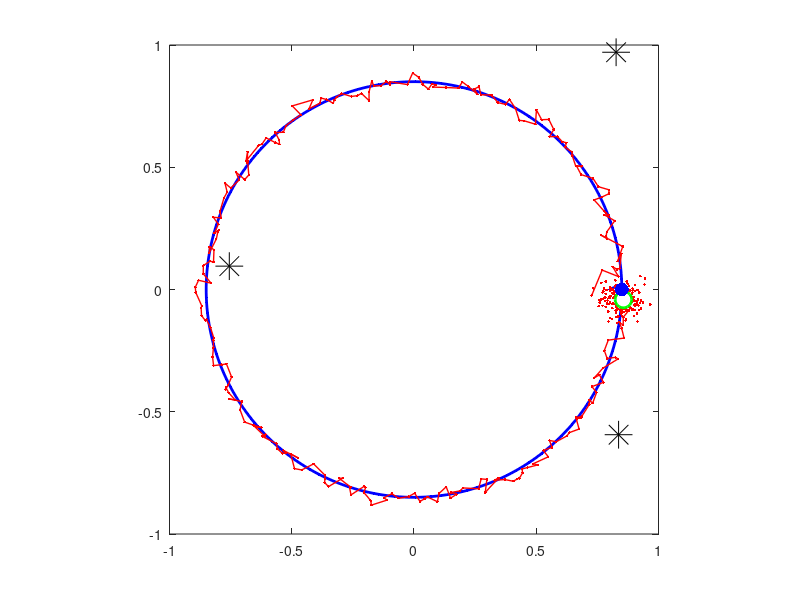

The MATLAB script that drew this image:
function pfLandmarks

% PRELIMINARIES
% Clear the display.
clear;
clc;
% Increase this for slower animation.
ptime=0.05;

% PARAMETERS
% Mean and variance of initial state.
muX = zeros(2,1);
varX = 1e-0*eye(2);
% Mean and variance of process noise.
muV = zeros(2,1);
varV = 1e-3*eye(2);
% Mean and variance of measurement noise.
muW = 0.001;
varW = 1e-3;
% Number of time steps.
T = 250;
% Sample the initial state (normally distributed).
x(:,1) = [0.8;0];
% Number and location of the landmarks.
nLandmarks = 3;
xLandmarks = -1+2*rand(2,nLandmarks);

% SET UP PARTICLE FILTER
% Set the number of particles.
nPart = 500;
% Sample the particles from the prior (initial) distribution.
xPart = repmat(muX,1,nPart)+(sqrt(varX)*randn(2,nPart));
xPartMean = sum(xPart,2)/nPart;


%%%%%%%%%%%%%%%%%%%%%%%%%%%%%%%%%%%%
% SET UP THE PLOTS
figure(1);
clf;
axis equal;
axis([-1 1 -1 1]);
box on;
hold on;
rTrueLine = line(x(1),x(2));
set(rTrueLine,'linestyle','-','color','b','linewidth',2);
rPartMeanLine = line(xPartMean(1),xPartMean(2));
set(rPartMeanLine,'linestyle','-','color','r','linewidth',1);
hLandmarks = line(xLandmarks(1,:),xLandmarks(2,:));
set(hLandmarks,'linestyle','none','color','k','marker','*','markersize',20);
rPart = line(xPart(1,:),xPart(2,:));
set(rPart,'linestyle','none','color','r','marker','.');
rPartMean = line(xPartMean(1),xPartMean(2));
set(rPartMean,'linestyle','none','markeredgecolor','g','markerfacecolor','w','linewidth',2,'marker','o','markersize',12);
rTrue = line(x(1),x(2));
set(rTrue,'linestyle','none','color','b','marker','.','markersize',30);
% Make sure everything is drawn.
drawnow;
pause(ptime);
%%%%%%%%%%%%%%%%%%%%%%%%%%%%%%%%%%%%

pause;

% SIMULATE THE SYSTEM, MAINTAINING THE POSTERIOR (I.E., THE BELIEF)
% Iterate over each time step.
for i=1:T  
    %%%%%%%%%%%%%%%%%%% SIMULATE %%%%%%%%%%%%%%%%%%%%%
    % Simulate measurement
    for j=1:nLandmarks
        % Calculate difference between robot position and landmark
        dx = x(:,i)-xLandmarks(:,j);
        d = sqrt(sum(dx.^2));
        % make the distance + mean + variance of measurement noise
        % the simulated measurement
        y(j,i) = d + (muW+(sqrt(varW)*randn));
    end
    
    if(i==10)||(i==50)
        pause;
    end
    
    theta = 2*pi*(((i+1)-1)/(T-1));
    x(:,i+1) = 0.85*[cos(theta);sin(theta)];
    
    %%%%%%%%%%%%%%%%%% MAINTAIN THE POSTERIOR %%%%%%%%%%%%
        
    % PARTICLE FILTER
    % 1. (Simulate) Propagate each sample according to the dynamic model
    xPartBar = xPart + repmat(muV,1,nPart) + sqrt(varV)*randn(2,nPart);
    % 2. (Weight) See how likely each particle is, given the measurement
    wPart = ones(1,size(xPartBar,2));
    for j=1:nLandmarks
        % Calculate difference between each particle and landmark positions
        dx = xPart-repmat(xLandmarks(:,j),1,nPart);
        d = sqrt(sum(dx.^2,1));
        % Multiple particles weight for each landmark
        wPart = wPart.*normpdf(d,y(j,i)+muW,sqrt(varW));
    end
    % 3. (Resample) Sample nPart particles again, according to their weights
    pPart = cumsum(wPart)/sum(wPart);
    for j=1:nPart
        u=rand;
        k=find(pPart>=u,1,'first');
        xPart(:,j) = xPartBar(:,k);
    end
    
    % COMPUTE MEANS FOR DISPLAY
    % Particle filter (average position of particles).
    xPartMean(:,i) = sum(xPart,2)/nPart;   
    
    %%%%%%%%%%%%%%%% DISPLAY THE RESULTS %%%%%%%%%%%%%%%%%%%%%%%%%%%%%%
    set(rTrue,'xdata',x(1,i),'ydata',x(2,i));
    set(rPart,'xdata',xPart(1,:),'ydata',xPart(2,:));
    set(rPartMean,'xdata',xPartMean(1,i),'ydata',xPartMean(2,i));
    set(rPartMeanLine,'xdata',xPartMean(1,:),'ydata',xPartMean(2,:));
    set(rTrueLine,'xdata',x(1,:),'ydata',x(2,:));
    drawnow;
    pause(ptime);
    
end
